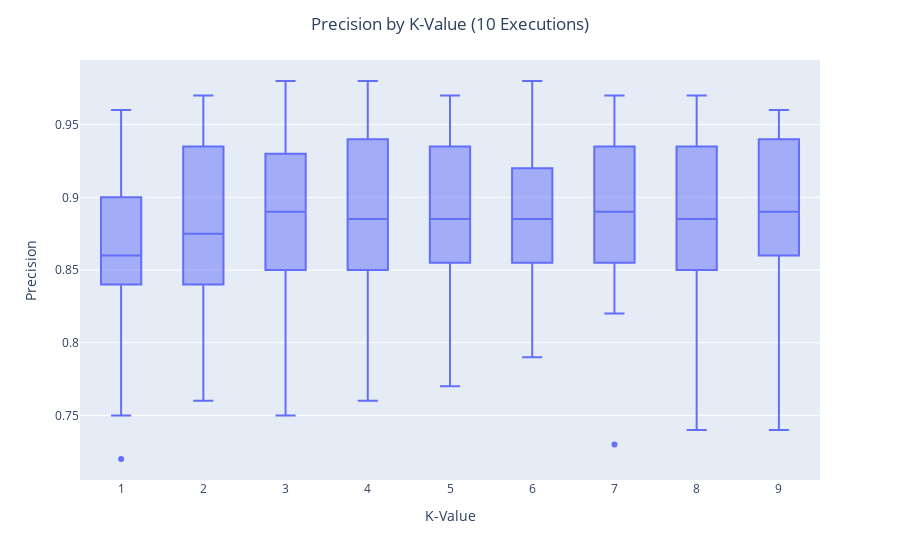

The notebook cell this image was saved under:
### Code cell
fig = px.box(output, x='K-Value', y='Precision')
fig.update_layout(title_text='Precision by K-Value (10 Executions)', title_x=0.5)
fig.show()

### Figure 1 — Plotly figure (JSON) as saved in the notebook; plotly's stock layout.template omitted (floating-point values rounded to 4 significant figures; data arrays with more than 128 entries replaced by an {"elided": "..."} marker saying what was removed)
{"data": [{"alignmentgroup": "True", "hovertemplate": "K-Value=%{x}<br>Precision=%{y}<extra></extra>", "legendgroup": "", "marker": {"color": "#636efa"}, "name": "", "notched": false, "offsetgroup": "", "orientation": "v", "showlegend": false, "type": "box", "x": {"elided": "180 int values"}, "x0": " ", "xaxis": "x", "y": {"elided": "180 float values"}, "y0": " ", "yaxis": "y"}], "layout": {"boxmode": "group", "legend": {"tracegroupgap": 0}, "margin": {"t": 60}, "title": {"text": "Precision by K-Value (10 Executions)", "x": 0.5}, "xaxis": {"anchor": "y", "domain": [0, 1], "title": {"text": "K-Value"}}, "yaxis": {"anchor": "x", "domain": [0, 1], "title": {"text": "Precision"}}}}
